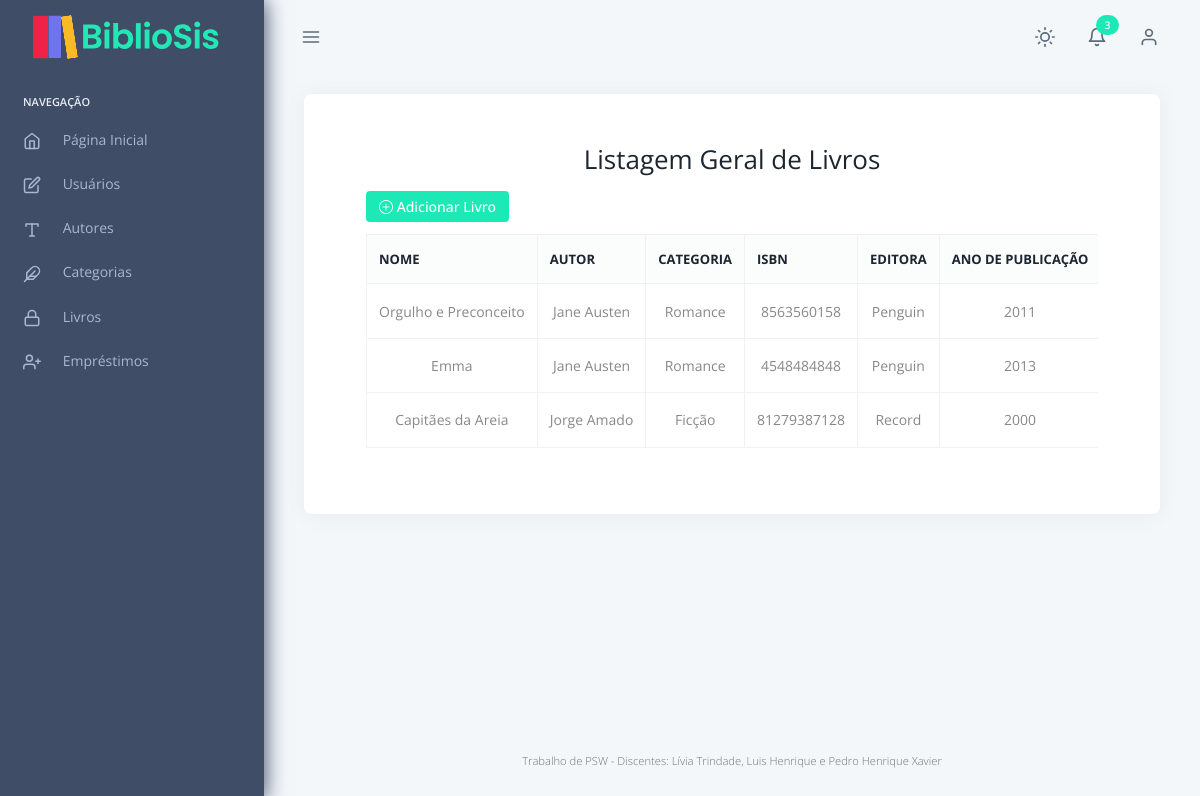
/livro/ (signed in), run on the app's committed database.
### livro/models.py (models this page shows, shortened)
class Livro(models.Model):
    nome = models.CharField(max_length=100)
    isbn = models.CharField("ISBN", max_length=13, unique=True)
    ano_publicacao = models.PositiveIntegerField(blank=True, null=True)
    autor = models.ForeignKey(Autor, on_delete=models.SET_NULL, null=True, blank=True)
    categoria = models.ForeignKey(Categoria, on_delete=models.SET_NULL, null=True, blank=True)
    quantidade = models.PositiveIntegerField("Estoque", default=1)
    editora = models.CharField(max_length=100, blank=True, null=True)
    class Meta:
        db_table = "Livro_livro"

### autor/models.py (models this page shows)
class Autor(models.Model):
    nome = models.CharField(max_length=100)
    nacionalidade = models.CharField(max_length=50, blank=True, null=True)
    class Meta:
        db_table = "Autor_autores"
        permissions = [
            ("detail_autor", "Pode ver o detalhe de autor"),
        ]
    def __str__(self):
        return self.nome

### categoria/models.py (models this page shows)
class Categoria(models.Model):
    nome = models.CharField(max_length=100, unique=True)
    descricao = models.TextField(blank=True, null=True)
    class Meta:
        db_table = "Categorias_categorias"
        permissions = [
            ("detail_categoria", "Pode ver o detalhe de categoria"),
        ]
    def __str__(self):
        return self.nome

### livro/views.py (the view)
# urls.py: path('', views.index, name='index-autor'),
@login_required
@permission_required('livro.view_livro', raise_exception=True)
def index(request):
    livros = Livro.objects.all()
    return render(request, 'livro/index.html', {'livros': livros})

### templates/livro/index.html (shortened to what this page needs)
{% extends "_base.html" %}
{% load static %}
{% block content %}
<div class="container my-5">
  <div class="text-center mb-4">
    <h3 class="fw-bold">Listagem Geral de Livros</h3>
  </div>
  <div class="mb-3 text-end">
    <a href="create/" class="btn btn-success btn-sm">
      <i class="bi bi-plus-circle"></i> Adicionar Livro
    </a>
  </div>
  <div class="table-responsive">
    <table class="table table-hover table-bordered align-middle text-center">
      <thead class="table-dark">
        <tr>
          <th>Nome</th>
          <th>Autor</th>
          <th>Categoria</th>
          <th>ISBN</th>
          <th>Editora</th>
          <th>Ano de Publicação</th>
        </tr>
      </thead>
      <tbody>
        {% for livro in livros %}
        <tr>
          <td>{{ livro.nome }}</td>
          <td>{{ livro.autor }}</td>
          <td>{{ livro.categoria }}</td>
          <td>{{ livro.isbn }}</td>
          <td>{{ livro.editora }}</td>
          <td>{{ livro.ano_publicacao }}</td>
        </tr>
        {% empty %}
        <tr>
          <td colspan="10" class="text-center text-muted">Nenhum livro cadastrado.</td>
        </tr>
        {% endfor %}
      </tbody>
    </table>
  </div>
</div>
{% endblock %}

### data on the page
Livro: nome "Orgulho e Preconceito", autor "Jane Austen", categoria "Romance", isbn "8563560158", editora "Penguin", ano_publicacao "2011"
Livro: nome "Emma", autor "Jane Austen", categoria "Romance", isbn "4548484848", editora "Penguin", ano_publicacao "2013"
Livro: nome "Capitães da Areia", autor "Jorge Amado", categoria "Ficção", isbn "81279387128", editora "Record", ano_publicacao "2000"
